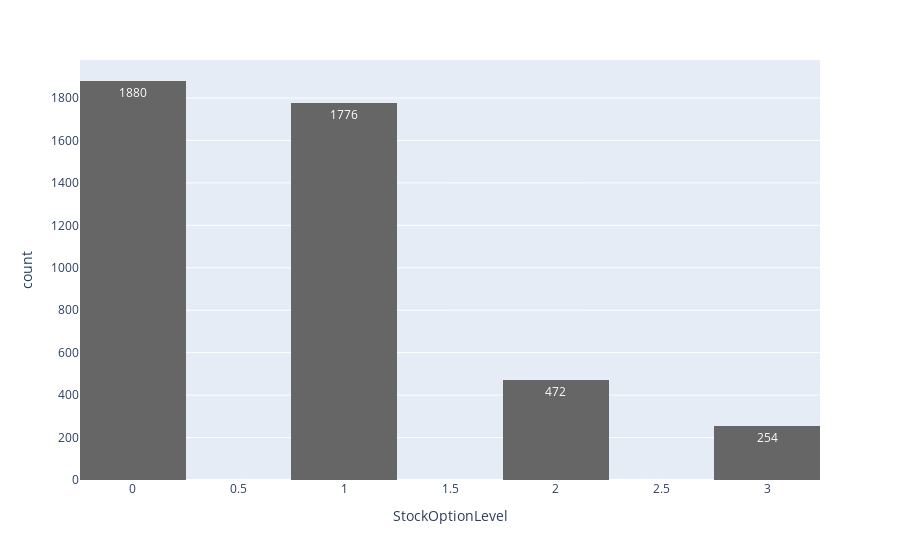

Notebook code for this chart:
### Code cell
fig = px.histogram(df, x="StockOptionLevel", barmode="group", text_auto=True, color_discrete_sequence=px.colors.qualitative.Prism_r, nbins=10)
fig.update_layout(xaxis_title="StockOptionLevel")
fig.update_layout(yaxis_title="count")
fig.show()

### Figure 1 — Plotly figure (JSON) as saved in the notebook; plotly's stock layout.template omitted (floating-point values rounded to 4 significant figures; data arrays with more than 128 entries replaced by an {"elided": "..."} marker saying what was removed)
{"data": [{"alignmentgroup": "True", "bingroup": "x", "hovertemplate": "StockOptionLevel=%{x}<br>count=%{y}<extra></extra>", "legendgroup": "", "marker": {"color": "rgb(102, 102, 102)", "pattern": {"shape": ""}}, "name": "", "nbinsx": 10, "offsetgroup": "", "orientation": "v", "showlegend": false, "texttemplate": "%{value}", "type": "histogram", "x": {"elided": "4382 int values"}, "xaxis": "x", "yaxis": "y"}], "layout": {"barmode": "group", "legend": {"tracegroupgap": 0}, "margin": {"t": 60}, "xaxis": {"anchor": "y", "domain": [0, 1], "title": {"text": "StockOptionLevel"}}, "yaxis": {"anchor": "x", "domain": [0, 1], "title": {"text": "count"}}}}
